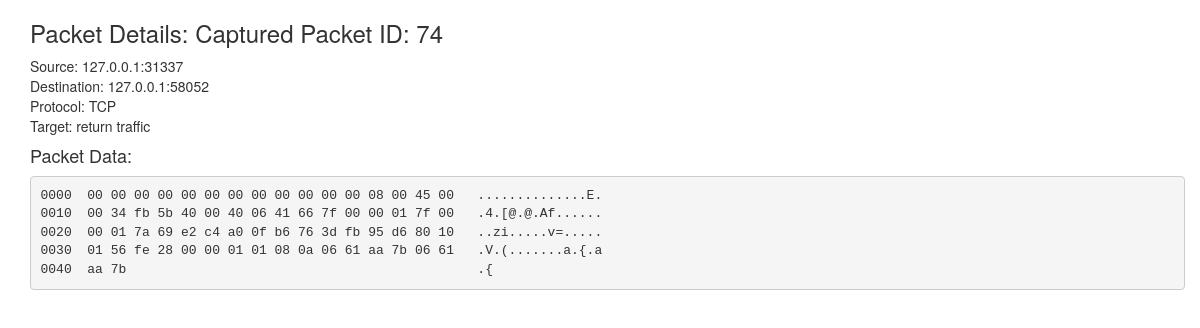
The page /packet_details/74/ on the database its author committed.
### packetstore/models.py (models this page shows)
class Packet(models.Model):
    PROTOCOL_CHOICES = (
        ('UDP', 'UDP Protocol'),
        ('TCP', 'TCP Protocol'),
        ('ICMP', 'ICMP Protocol'),
        ('IP', 'IP / Other'),
    )
    title = models.CharField(max_length=32)
    timestamp = models.DateTimeField()
    src = models.CharField(max_length=64)
    dst = models.CharField(max_length=64)
    srcport = models.IntegerField()
    dstport = models.IntegerField()
    protocol = models.CharField(max_length=5, choices=PROTOCOL_CHOICES)
    pcap = models.FileField()
    target = models.CharField(max_length=128)
    packetdata = models.TextField()
    description = models.TextField(blank=True)

### packetstore/views.py (the view)
# urls.py: url(r'^packet_details/(?P<id>\d+)/', views.packet_details, name='packet_details'),
def packet_details(request, id):
    try:
        packet = Packet.objects.get(id=id)
    except Packet.DoesNotExist:
        raise Http404('Packet not found.')
    return render(request, 'packetstore/packet_details.html', {'packet':packet})

### scapjo/templates/packetstore/packet_details.html
{% extends "base.html" %}
{% block content %}
    <h3>Packet Details: {{ packet.title }} ID: {{ packet.id }}</h3>
    <p>Source: {{ packet.src }}:{{ packet.srcport }}<br>
    Destination: {{ packet.dst }}:{{ packet.dstport }}<br>
    Protocol: {{ packet.protocol }}<br>
    Target: {{ packet.target }}</p>
    <h4>Packet Data:</h4>
    <p> <pre>
{{ packet.packetdata }}</pre>
{% endblock %}

### packetstore/static/css/scapjo.css (style rules this page uses)
body { padding-left: 15px; }

### rows shown on the page
Packet: title "Captured Packet", id "74", src "127.0.0.1", srcport "31337", dst "127.0.0.1", dstport "58052", protocol "TCP", target "return traffic", packetdata "0000 00 00 00 00 00 00 00 00 00 00 00 00 08 00 45 00 ..............E. 0010 00 34 fb 5b 40 00 40 06 41 66 7f 00 00 01 7f 00 .4.[@.@.Af...... 0020 00 01 7a 69 e2 c4 a0 0f b6 76 3d fb 95 d6 80 10 ..zi.....v=..... 0030 01 56 fe 28 00 00 01 01 08 0a 06 61 aa 7b 06 61 .V.(.......a.{.a 0040 aa 7b .{"
